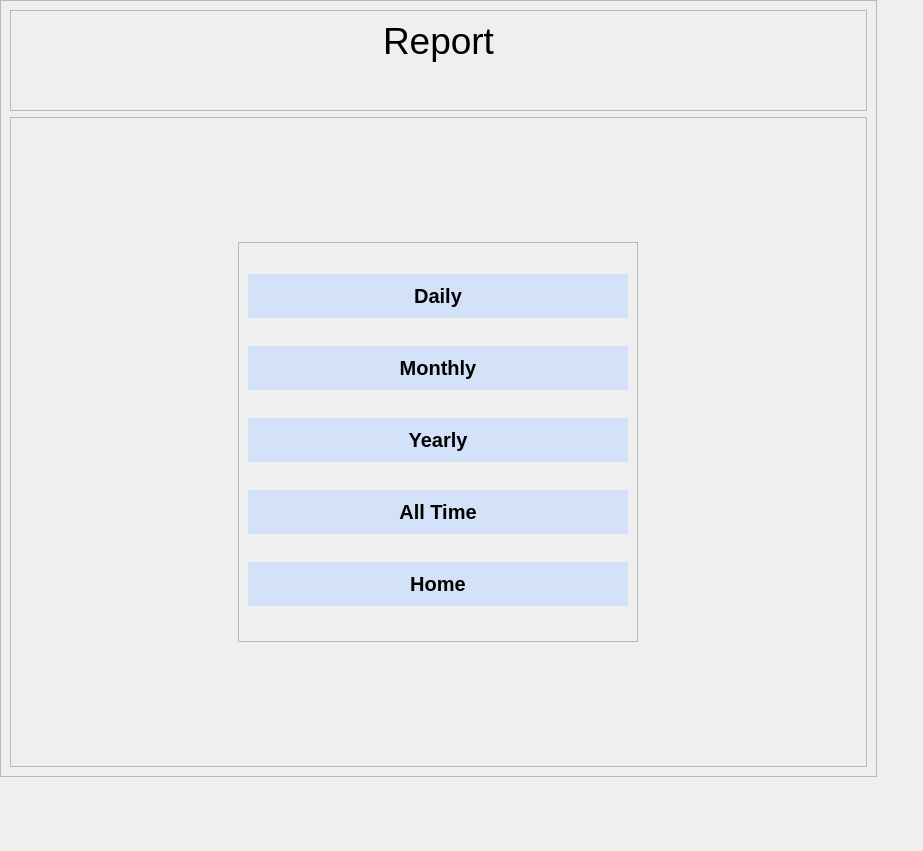
<?xml version="1.0" encoding="UTF-8"?>
<ui version="4.0">
 <class>Dialog</class>
 <widget class="QDialog" name="Dialog">
  <property name="geometry">
   <rect>
    <x>0</x>
    <y>0</y>
    <width>923</width>
    <height>851</height>
   </rect>
  </property>
  <property name="windowTitle">
   <string>Dialog</string>
  </property>
  <widget class="QFrame" name="frame">
   <property name="geometry">
    <rect>
     <x>0</x>
     <y>0</y>
     <width>877</width>
     <height>777</height>
    </rect>
   </property>
   <property name="styleSheet">
    <string notr="true">background: url(C:/Users/Asus/Desktop/bg2.png)</string>
   </property>
   <property name="frameShape">
    <enum>QFrame::StyledPanel</enum>
   </property>
   <property name="frameShadow">
    <enum>QFrame::Raised</enum>
   </property>
   <layout class="QVBoxLayout" name="verticalLayout">
    <item>
     <widget class="QFrame" name="frame_2">
      <property name="minimumSize">
       <size>
        <width>0</width>
        <height>0</height>
       </size>
      </property>
      <property name="styleSheet">
       <string notr="true">background: url()</string>
      </property>
      <property name="frameShape">
       <enum>QFrame::StyledPanel</enum>
      </property>
      <property name="frameShadow">
       <enum>QFrame::Raised</enum>
      </property>
      <layout class="QHBoxLayout" name="horizontalLayout_2">
       <item>
        <widget class="QLabel" name="label">
         <property name="font">
          <font>
           <pointsize>28</pointsize>
          </font>
         </property>
         <property name="text">
          <string>Report</string>
         </property>
         <property name="alignment">
          <set>Qt::AlignHCenter|Qt::AlignTop</set>
         </property>
        </widget>
       </item>
      </layout>
     </widget>
    </item>
    <item>
     <widget class="QFrame" name="frame_3">
      <property name="minimumSize">
       <size>
        <width>0</width>
        <height>650</height>
       </size>
      </property>
      <property name="layoutDirection">
       <enum>Qt::LeftToRight</enum>
      </property>
      <property name="styleSheet">
       <string notr="true">background: url()</string>
      </property>
      <property name="frameShape">
       <enum>QFrame::StyledPanel</enum>
      </property>
      <property name="frameShadow">
       <enum>QFrame::Raised</enum>
      </property>
      <layout class="QHBoxLayout" name="horizontalLayout_3">
       <item>
        <widget class="QFrame" name="frame_4">
         <property name="maximumSize">
          <size>
           <width>400</width>
           <height>400</height>
          </size>
         </property>
         <property name="font">
          <font>
           <family>Segoe UI</family>
           <weight>75</weight>
           <bold>true</bold>
          </font>
         </property>
         <property name="autoFillBackground">
          <bool>false</bool>
         </property>
         <property name="styleSheet">
          <string notr="true">QFrame{
	background: url()
}

QPushButton {
  -webkit-border-radius: 23;
  -moz-border-radius: 23;
  border-radius: 23px;
  -webkit-box-shadow: 0px 1px 7px #666666;
  -moz-box-shadow: 0px 1px 7px #666666;
  box-shadow: 0px 1px 7px #666666;
  font-size: 20px;
  padding: 10px;
  background: rgb(204,222,250,0.8);
  border: solid #1f628d 2px;
  text-decoration: none;
}

QPushButton:hover {
  background: #3cb0fd;
  text-decoration: none;
}
</string>
         </property>
         <property name="frameShape">
          <enum>QFrame::StyledPanel</enum>
         </property>
         <property name="frameShadow">
          <enum>QFrame::Raised</enum>
         </property>
         <layout class="QVBoxLayout" name="verticalLayout_2">
          <item>
           <widget class="QPushButton" name="daily">
            <property name="font">
             <font>
              <family>Segoe UI</family>
              <pointsize>-1</pointsize>
              <weight>75</weight>
              <bold>true</bold>
              <underline>false</underline>
              <strikeout>false</strikeout>
             </font>
            </property>
            <property name="text">
             <string>Daily</string>
            </property>
           </widget>
          </item>
          <item>
           <widget class="QPushButton" name="monthly">
            <property name="font">
             <font>
              <family>Segoe UI</family>
              <pointsize>-1</pointsize>
              <weight>75</weight>
              <bold>true</bold>
              <underline>false</underline>
              <strikeout>false</strikeout>
             </font>
            </property>
            <property name="text">
             <string>Monthly</string>
            </property>
           </widget>
          </item>
          <item>
           <widget class="QPushButton" name="yearly">
            <property name="font">
             <font>
              <family>Segoe UI</family>
              <pointsize>-1</pointsize>
              <weight>75</weight>
              <bold>true</bold>
              <underline>false</underline>
              <strikeout>false</strikeout>
             </font>
            </property>
            <property name="text">
             <string>Yearly</string>
            </property>
           </widget>
          </item>
          <item>
           <widget class="QPushButton" name="all">
            <property name="font">
             <font>
              <family>Segoe UI</family>
              <pointsize>-1</pointsize>
              <weight>75</weight>
              <bold>true</bold>
              <underline>false</underline>
              <strikeout>false</strikeout>
             </font>
            </property>
            <property name="text">
             <string>All Time</string>
            </property>
           </widget>
          </item>
          <item>
           <widget class="QPushButton" name="home">
            <property name="font">
             <font>
              <family>Segoe UI</family>
              <pointsize>-1</pointsize>
              <weight>75</weight>
              <bold>true</bold>
              <underline>false</underline>
              <strikeout>false</strikeout>
             </font>
            </property>
            <property name="text">
             <string>Home</string>
            </property>
           </widget>
          </item>
         </layout>
        </widget>
       </item>
      </layout>
     </widget>
    </item>
   </layout>
  </widget>
 </widget>
 <resources/>
 <connections/>
</ui>
